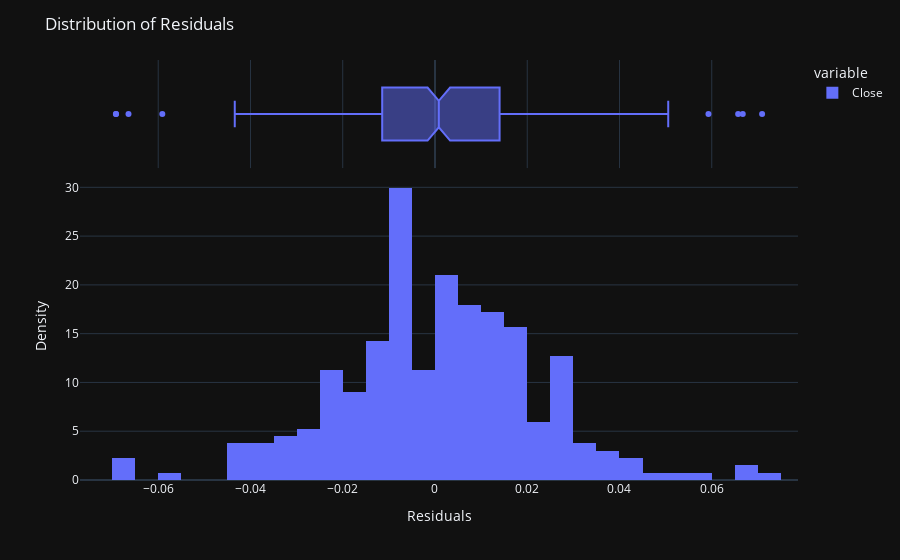

Notebook code cell kept with this figure:
### Markdown cell above
#### Since we have our residuals variable established let's make a distribution plot for it to get another look.

### Code cell
fig = px.histogram(residuals, nbins = 30, marginal = 'box', histnorm = 'probability density')

fig.update_layout(title = 'AAPL Distribution of Residuals',
                xaxis_title = 'Residuals',
                yaxis_title = 'Density',
                template = 'plotly_dark')

fig.show()

### Figure 1 — Plotly figure (JSON) as saved in the notebook; plotly's stock layout.template omitted (floating-point values rounded to 4 significant figures; data arrays with more than 128 entries replaced by an {"elided": "..."} marker saying what was removed)
{"data": [{"alignmentgroup": "True", "bingroup": "x", "histnorm": "probability density", "hovertemplate": "variable=Close<br>value=%{x}<br>probability density=%{y}<extra></extra>", "legendgroup": "Close", "marker": {"color": "#636efa", "pattern": {"shape": ""}}, "name": "Close", "nbinsx": 30, "offsetgroup": "Close", "orientation": "v", "showlegend": true, "type": "histogram", "x": {"elided": "267 float values"}, "xaxis": "x", "yaxis": "y"}, {"alignmentgroup": "True", "hovertemplate": "variable=Close<br>value=%{x}<extra></extra>", "legendgroup": "Close", "marker": {"color": "#636efa"}, "name": "Close", "notched": true, "offsetgroup": "Close", "showlegend": false, "type": "box", "x": {"elided": "267 float values"}, "xaxis": "x2", "yaxis": "y2"}], "layout": {"barmode": "relative", "legend": {"title": {"text": "variable"}, "tracegroupgap": 0}, "margin": {"t": 60}, "title": {"text": "Distribution of Residuals"}, "xaxis": {"anchor": "y", "domain": [0, 1], "title": {"text": "Residuals"}}, "xaxis2": {"anchor": "y2", "domain": [0, 1], "matches": "x", "showgrid": true, "showticklabels": false}, "yaxis": {"anchor": "x", "domain": [0, 0.7326], "title": {"text": "Density"}}, "yaxis2": {"anchor": "x2", "domain": [0.7426, 1], "matches": "y2", "showgrid": false, "showline": false, "showticklabels": false, "ticks": ""}}}
